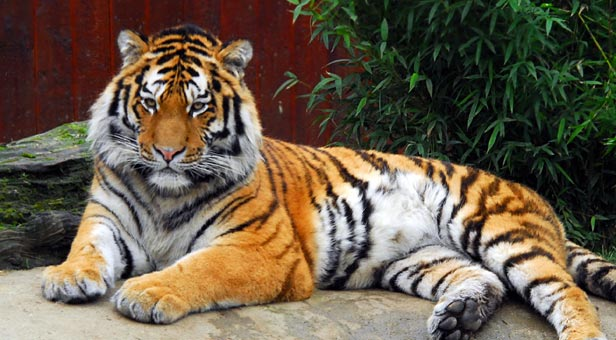
#> input picture Images-jpg/tiger1.jpg, 616 x 340 px
$ python norm_cuts_example.py
#> lines starting #> are read from the running program, lines starting #| are printed output that depends on the picture; after the words box and inside, x2 and y2 are one past the last pixel; in counts of white or black regions, pixels touching at a corner belong together; long printed decimals are rounded
### Functions.py
import math
import numpy as np
import scipy
import scipy.ndimage
import matplotlib.pyplot as plt
from matplotlib.colors import ListedColormap
from scipy.signal import convolve2d

#  SHOWGREY(IMAGE, DISPLAY, RESOLUTION, ZMIN, ZMAX)
#    displays the real matrix IMAGE as a gray-level image on the screen.
#
#  Arguments:
#    If RESOLUTION is a scalar value, RESOLUTION distinct gray-levels,
#    equidistantly spaced between 0 (black) and 1 (white), are used.
#    If RESOLUTION is a vector, its elements (which should lie in the
#    interval [ 0, 1]) are used as gray-levels (colormap).
#
#    The (matrix element) values ZMIN and ZMAX are mapped to black and
#    white respectively. For a quantized image, it is often advisable
#    to set ZMAX to the first quantization level outside actual range.
#    Values in ] ZMIN, ZMAX[ are mapped by linear interpolation, whereas
#    values outside this interval are mapped to either black or white by
#    truncation.
#
#    If ZMIN and ZMAX are omitted, they are set to the true max
#    and min values of the elements of IMAGE.
#
#    If RESOLUTION is also omitted, it is assumed to be 64.
#    If ZMIN = ZMAX, the displayed image is thresholded at ZMAX.
#
# [23 lines left out: function showgrey, not called in this run]

#	SHOWFS( FREQSPEC, DISPLAY, RES) displays a compressed version
#	of the corresponding Fourier spectrum as a gray-level image.
#	RES distinct gray-levels, equidistantly spaced between 0 (black)
#	and 1 (white), are used. If RES is omitted, it is assumed to be 64.
#
def showfs(Image, display = True, res = 64):
	showgrey(np.log(1 + np.abs(np.fft.fftshift(Image))), display, res)


#	ROTIM = ROT( IMAGE, ANGLE, BKG) rotates the image IMAGE by an angle
#	ANGLE and sets the values of the background pixels to BKG.
#	If BKG is omitted, it is set to 0.
#	If ANGLE is also omitted, it is also set to 0.
#	This is not a very interesting rotation, but it will, like all
#	other values of ANGLE, create an output image ROTIM of size DxD,
#	where D = NORM( SIZE( IMAGE)), with the original image in the center.
#
# [194 lines left out: functions rot, pow2image, randphaseimage, deltafcn, variance, discgaussfft and 7 more, not called in this run]

# ZEROCROSSCURVES(ZERO, MASK) -- Extraction of zero-crossing curves
# Computes the zero-crossing curves from the image ZERO
# If the MASK image is specified, only point on the zero-crossing
# curves for which the mask value is True are reserved
# The format of these curves is a tuple of two arrays with (Y,X) coordinates.
#
def zerocrosscurves(zeropic, mask):
	curves = np.where(contour(zeropic) & mask.astype(int))
	return curves

# THRESHOLDCURVES(CURVES, MASK) -- Thresholding of curves
# Returns a new set of curves containing only those points
# in the polygons for which the mask value is True.
# The format of these curves is a tuple of two arrays with (Y,X) coordinates.
#
# [48 lines left out: functions thresholdcurves, overlaycurves, locmax8, not called in this run]

# IMEAN = MEAN_SEGMENTS(I, SEGM) computes the mean within clusters indexed per
# pixel by SEGM and returns in image with pixel values replaced by the means
#
def mean_segments(I, segm):
	Ivec = np.reshape(I, (-1, 3))
	idx = np.reshape(segm, (-1))
	L = np.max(idx) + 1
	centers = np.zeros((L, 3))
	h, _ = np.histogram(idx, L, (-0.5, L-0.5))
	for l in range(L):
		if h[l] > 0:
			centers[l,:] = np.mean(Ivec[idx == l], axis=0)
	return centers[segm,:]

# INEW = OVERLAY_BOUNDS(I, SEGM) creates a new image INEW with boundaries
# between clusters as indicated by the segmentation SEGM
#
def overlay_bounds(I, segm):
	(h, w) = np.shape(segm)
	grow = np.zeros((h + 1, w + 1), dtype = segm.dtype)
	grow[0:h,0:w] = segm
	mask = (segm != grow[1:h+1, 0:w]) | (segm != grow[0:h, 1:w+1])  | (segm != grow[1:h+1, 1:w+1])
	mask[0:h, w-1] = mask[h-1, 0:w] = False
	Inew = np.array(I)
	Inew[mask, 0] = 255
	Inew[mask, 1] = Inew[mask, 2] = 0
	return Inew

### norm_cuts_example.py
import sys
import math
import numpy as np
from PIL import Image, ImageFilter
import matplotlib.pyplot as plt
from lab3 import kmeans_segm
from Functions import showgrey, mean_segments, overlay_bounds
from scipy.ndimage.filters import gaussian_filter
from scipy.spatial import distance_matrix
from scipy import sparse, optimize


def ncuts(A, D, n_ev):
    # Computes the n_ev smallest (non-zero) eigenvectors and eigenvalues of the
    # of the Laplacian of A, where D is diagonal matrix with the row sums of A
    L = (D - A) + 1e-3*sparse.identity(np.size(D, 0))
    success = True
    try:
        #EVal, EV = sparse.linalg.lobpcg(L, X, M=D, largest=False)
        EVal, EV = sparse.linalg.eigsh(L, k=n_ev, M=D, which='SM', tol=1e-3, maxiter=10000)
    except:
        print("Failed to find eigenvectors")
        EVal = np.array([ 0, 0 ])
        EV = np.zeros((np.size(L, axis=0), 2))
        success = False
    return EV, EVal, success


# NcutValue - 2.1 Computing the Optimal Partition Ncut. eq (5)
#
# Synopsis
#  ncut = ncuts_value(T, U2, D, W);
#
# Inputs ([]s are optional)
#  (scalar) t        splitting point (threshold)
#  (vector) U2       N x 1 vector representing the 2nd smallest
#                     eigenvector computed at step 2.
#  (matrix) W        N x N weight matrix
#  (matrix) D        N x N diagonal matrix
#
# Outputs ([]s are optional)
#  (scalar) ncut     The value calculated at the right term of eq (5).
#                    This is used to find minimum Ncut.
#
# Authors
#  Naotoshi Seo <sonots(at)sonots.com>
#
# License
#  The program is free to use for non-commercial academic purposes,
#  but for course works, you must understand what is going inside to use.
#  The program can be used, modified, or re-distributed for any purposes
#  if you or one of your group understand codes (the one must come to
#  court if court cases occur.) Please contact the authors if you are
#  interested in using the program without meeting the above conditions.
#
# Changes
#  10/01/2006  First Edition
#  15/10/2021  Python version (Marten Bjorkman)

def ncuts_value(t, U2, W, D):
    x = np.where(U2 > t, 1, -1)
    d = D.diagonal()
    k = np.sum(d[x > 0]) / sum(d)
    b = k/(1 - k)
    y = (1 + x) - b*(1 - x)
    ncut = y.dot((D - W) @ y) / y.dot(D @ y)
    return ncut


# NcutPartition - Partitioning
#
# Synopsis
#  [sub ids ncuts] = ncuts_partition(I, W, sNcut, sArea, [id])
#
# Description
#  Partitioning. This function is called recursively.
#
# Inputs ([]s are optional)
#  (vector) I        N x 1 vector representing a segment to be partitioned.
#                    Each element has a node index of V (global segment).
#  (matrux) W        N x N matrix representing the computed similarity
#                    (weight) matrix.
#                    W(i,j) is similarity between node i and j.
#  (scalar) sNcut    The smallest Ncut value (threshold) to keep partitioning.
#  (scalar) sArea    The smallest size of area (threshold) to be accepted
#                    as a segment.
#  (string) [id]     A label of the segment (for debugg)
#
# Outputs ([]s are optional)
#  (cell)   Seg      A cell array of segments partitioned.
#                    Each cell is the each segment.
#  (cell)   Id       A cell array of strings representing labels of each segment.
#                    IDs are generated as children based on a parent id.
#  (cell)   Ncut     A cell array of scalars representing Ncut values
#                    of each segment.
#
# Requirements
#  NcutValue
#
# Authors
#  Naotoshi Seo <sonots(at)sonots.com>
#
# License
#  The program is free to use for non-commercial academic purposes,
#  but for course works, you must understand what is going inside to use.
#  The program can be used, modified, or re-distributed for any purposes
#  if you or one of your group understand codes (the one must come to
#  court if court cases occur.) Please contact the authors if you are
#  interested in using the program without meeting the above conditions.
#
# Changes
#  10/01/2006  First Edition
#  15/10/2021  Python version (Marten Bjorkman)

def ncuts_partition(I, W, sNcut, sArea, id, maxDepth, depth):
    N = np.shape(W)[0]
    d = np.sum(W, axis=1)
    D = sparse.spdiags(d.reshape(-1), [0], N, N, format='csr') # D = diagonal matrix

    # Step 2 and 3. Solve generalized eigensystem (D -W)*S = S*D*U (12).
    # (13) is not necessary thanks to smart matlab. Get the 2 smallests ('sm')
    [EV, EVal, success] = ncuts(W, D, 2)

    # 2nd smallest (1st smallest has all same value elements, and useless)
    U2 = EV[:, 1]

    # Step 3. Refer 3.1 Example 3.
    # Bipartition the graph at point that Ncut is minimized.
    t = np.mean(U2)
    if success == True:
        t = optimize.minimize(ncuts_value, t, args=(U2, W, D), method='Nelder-Mead', options={'maxiter': 20}).x
    A = np.where(U2 > t)[0]
    B = np.where(U2 <= t)[0]

    # Step 4. Decide if the current partition should be divided
    #   if either of partition is too small, stop recursion.
    #   if Ncut is larger than threshold, stop recursion.
    if success == True:
        ncut = ncuts_value(t, U2, W, D)
    else:
        ncut = sNcut
    print(f'Cutting ncut=%.3f sizes=(%d,%d) %s' % (ncut, np.size(A), np.size(B), id))
    if np.size(A)<sArea or np.size(B)<sArea or ncut>=sNcut or depth>maxDepth:
        Seg = [ I ]
        Id = [ id ]     # for debugging
        Ncut = [ ncut ] # for debugging
        return Seg, Id, Ncut

    # recursively create segments of A
    SegA, IdA, NcutA = ncuts_partition(I[A], W[:,A][A,:], sNcut, sArea, id+'-A', maxDepth, depth+1)

    # recursively create segments of B
    SegB, IdB, NcutB = ncuts_partition(I[B], W[:,B][B,:], sNcut, sArea, id+'-B', maxDepth, depth+1)

    # concatenate cell arrays
    Seg  =  SegA + SegB
    Id   =  IdA + IdB
    Ncut =  NcutA + NcutB
    return Seg, Id, Ncut


def ncuts_affinity(im, XY_RADIUS, RGB_SIGMA):
    (h, w, _) = np.shape(im)

    # Find all pairs of pixels within a distance of XY_RADIUS
    rad = int(math.ceil(XY_RADIUS))
    [di,dj] = np.meshgrid(range(-rad, rad + 1), range(-rad, rad + 1))
    dv = (dj**2 + di**2) <= XY_RADIUS**2
    di = di[dv]
    dj = dj[dv]
    [i,j] = np.meshgrid(range(w), range(h))
    i = np.repeat(i[:, :, np.newaxis], len(di), axis=2)
    j = np.repeat(j[:, :, np.newaxis], len(di), axis=2)
    i_ = i - di
    j_ = j - dj
    v = np.where((i_ >= 0) & (i_ < w) & (j_ >= 0) & (j_ < h))
    pair_i =  j[v]*w +  i[v]
    pair_j = j_[v]*w + i_[v]

    # Weight each pair by the difference in RGB values, divided by RGB_SIGMA
    RGB = np.reshape(im/RGB_SIGMA, (-1, 3))
    R = RGB[pair_i,:]
    W = np.exp(-np.sum((RGB[pair_i,:] - RGB[pair_j,:])**2, axis=1)).astype(np.float64)
    # Construct an affinity matrix
    A = sparse.csr_matrix((W, (pair_i, pair_j)), shape=(w*h, w*h))

    return A


def norm_cuts_segm(I, colour_bandwidth, radius, ncuts_thresh, min_area, max_depth):

    (nRow, nCol, c) = np.shape(I)
    N = nRow * nCol
    V = np.reshape(I, (N, c))

    print('Compute affinity matrix...')
    W = ncuts_affinity(I, radius, colour_bandwidth)

    print('Solve eigenvalue problems to find partitions...')
    Seg = np.arange(N, dtype=np.int32)
    [Seg, Id, Ncut] = ncuts_partition(Seg, W, ncuts_thresh, min_area, 'ROOT', max_depth, 1)

    segm = np.zeros((N, 1), dtype=np.int32)
    for i in range(len(Seg)):
        segm[Seg[i]] = i
        print('Ncut = %f  %s' % (Ncut[i], Id[i]))

    segm = np.reshape(segm, (nRow, nCol)).astype(np.int32)
    return segm


############################################

def norm_cuts_example(img, colour_bandwidth=20.0, radius=1, ncuts_thresh=0.10,
                      min_area=200, max_depth=12,
                      scale_factor=0.25, image_sigma=0.5):


    img = img.resize((int(img.size[0]*scale_factor), int(img.size[1]*scale_factor)))
    I = np.asarray(img.filter(ImageFilter.GaussianBlur(image_sigma))).astype(np.float32)

    segm = norm_cuts_segm(I, colour_bandwidth, radius, ncuts_thresh, min_area, max_depth)

    fig, (ax1, ax2) = plt.subplots(1, 2)

    Inew = mean_segments(img, segm)
    img_1 = Image.fromarray(Inew.astype(np.ubyte))
    ax1.imshow(img_1)
    ax1.axis('off')

    Inew = overlay_bounds(img, segm)
    img_2 = Image.fromarray(Inew.astype(np.ubyte))
    ax2.imshow(img_2)
    ax2.axis('off')
    title = r"Normalized cut, w/ $\sigma_c$={}, radius={},"\
            "ncuts_thresh={}, min_area={}, max_depth={}, "\
            "sf={}, $\sigma_I$={}".format(colour_bandwidth,
                                          radius,
                                          ncuts_thresh,
                                          min_area,
                                          max_depth,
                                          scale_factor,
                                          image_sigma)

    plt.suptitle(title)


    plt.tight_layout()
    plt.show()


if __name__ == '__main__':
    img = Image.open('Images-jpg/tiger1.jpg')
#> img is the input picture: PIL image 616x340 RGB; mean R, G, B 106, 92.5, 74.4
    norm_cuts_example(img)
#> in norm_cuts_example, `I = np.asarray(img.filter(ImageFilter.GaussianBlur(image_sigma))).asty..`:
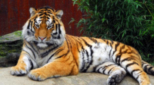
#> I: shape (85, 154, 3) float32; mean R, G, B 106, 92.5, 74.3
#> in norm_cuts_segm, `[Seg, Id, Ncut] = ncuts_partition(Seg, W, ncuts_thresh, min_area, 'ROO..`: Seg = 19 items; Id = 19 items, first 6: 'ROOT-A-A-A-A-A', 'ROOT-A-A-A-A-B', 'ROOT-A-A-A-B', 'ROOT-A-A-B', 'ROOT-A-B-A-A', 'ROOT-A-B-A-B'; Ncut = [0.0282, 0.04, 0.011, 0.0347, 0.0488, 0.0235, 0.00109, 4.65e-05, 0.00222, 8.77e-07, -1.29e-17, 0.00276, 0.0536, 0.0306, 0.019, 0.0259, 0.0176, 0.00362, 2.68e-08]
#> the loop in norm_cuts_segm, `for i in range(len(Seg)):` made 19 passes
#| Ncut = 0.02824  ROOT-A-A-A-A-A
#| Ncut = 0.03998  ROOT-A-A-A-A-B
#| Ncut = 0.01104  ROOT-A-A-A-B
#| Ncut = 0.03469  ROOT-A-A-B
#| Ncut = 0.04879  ROOT-A-B-A-A
#| Ncut = 0.02352  ROOT-A-B-A-B
#| Ncut = 0.001087  ROOT-A-B-B
#| Ncut = 4.6e-05  ROOT-B-A-A-A
#> (further printed lines are left out)
#> after the loop in norm_cuts_segm, `for i in range(len(Seg)):`: segm = 13090 values, max 18 at index 6176, min 0 at index 124, mean 8.69
#> in norm_cuts_segm, `segm = np.reshape(segm, (nRow, nCol)).astype(np.int32)`:
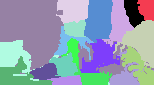
#> segm: shape (85, 154) int32; 19 distinct labels, from 0 to 18; one colour per label, 0 black
#> in mean_segments, `idx = np.reshape(segm, (-1))`: idx has the same summary as segm in norm_cuts_segm
#> in mean_segments, `L = np.max(idx) + 1`: L = 19
#> in mean_segments, `h, _ = np.histogram(idx, L, (-0.5, L-0.5))`: h = 19 values, max 3796 at index 9, min 222 at index 17, mean 688.9
#> after the loop in mean_segments, `for l in range(L):`: centers = 19 rows, first 8: [26.97, 54.79, 30.67], [24.05, 40.3, 21.29], [25.48, 34.45, 23.89], [27.42, 35.57, 22.96], [68.22, 38.35, 27.17], [71.94, 43.64, 33.6], [31.36, 40.03, 27.23], [164.6, 160.5, 157]
#> in mean_segments, `return centers[segm,:]`:
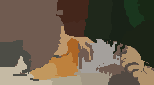
#> returned value: shape (85, 154, 3) float64; mean of channels 0, 1, 2 106, 92.5, 74.4; drawn as R, G, B
#> in overlay_bounds, `grow[0:h,0:w] = segm`:
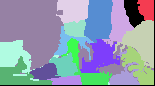
#> grow: shape (86, 155) int32; 19 distinct labels, from 0 to 18; one colour per label, 0 black
#> in overlay_bounds, `mask = (segm != grow[1:h+1, 0:w]) | (segm != grow[0:h, 1:w+1])  | (seg..`:
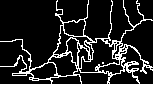
#> mask: shape (85, 154) bool; 14.5% white in thin lines or dots
#> in overlay_bounds, `mask[0:h, w-1] = mask[h-1, 0:w] = False`:
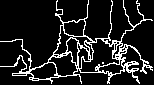
#> mask: shape (85, 154) bool; 12.6% white in thin lines or dots
#> in overlay_bounds, `Inew[mask, 1] = Inew[mask, 2] = 0`:
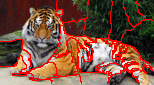
#> Inew: shape (85, 154, 3); mean R, G, B 122.7, 78.9, 63.4

$ run again, with Images-jpg/tiger2.jpg copied over Images-jpg/tiger1.jpg
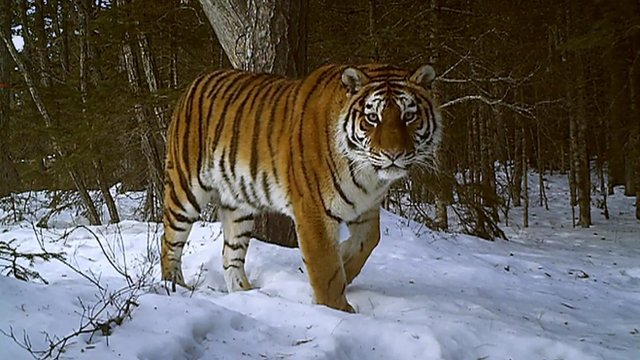
#> input picture Images-jpg/tiger2.jpg, 640 x 360 px
#> img is the input picture: PIL image 640x360 RGB; mean R, G, B 97.4, 93.3, 88.1
#> img: PIL image 160x90 RGB
#> in norm_cuts_segm, `[Seg, Id, Ncut] = ncuts_partition(Seg, W, ncuts_thresh, min_area, 'ROO..`: Seg = 17 items; Id = 17 items, first 6: 'ROOT-A-A', 'ROOT-A-B-A-A-A', 'ROOT-A-B-A-A-B', 'ROOT-A-B-A-B-A', 'ROOT-A-B-A-B-B', 'ROOT-A-B-B'; Ncut = [0.0238, 0.0284, 0.00294, 0.00698, 0.0329, 0.00366, 8.85e-16, 0.00842, 0.0394, 0.000491, 0.0323, 0.0217, 0.0423, 0.0134, 0.0133, -6.78e-25, 0]
#> the loop in norm_cuts_segm, `for i in range(len(Seg)):` made 17 passes
#| Ncut = 0.02383  ROOT-A-A
#| Ncut = 0.02837  ROOT-A-B-A-A-A
#| Ncut = 0.00294  ROOT-A-B-A-A-B
#| Ncut = 0.006978  ROOT-A-B-A-B-A
#| Ncut = 0.03293  ROOT-A-B-A-B-B
#> (further printed lines are left out)
#> after the loop in norm_cuts_segm, `for i in range(len(Seg)):`: segm = 14400 values, max 16 at index 7673, min 0 at index 0, mean 7.01
#> idx has the same summary as segm in norm_cuts_segm
#> L = 17
#> in mean_segments, `h, _ = np.histogram(idx, L, (-0.5, L-0.5))`: h = 17 values, max 3826 at index 6, min 211 at index 11, mean 847.1
#> after the loop in mean_segments, `for l in range(L):`: centers = 17 rows, first 8: [71.62, 63.92, 43.63], [50.65, 39.2, 21.32], [95.33, 78.93, 54.47], [106.2, 75.05, 31.67], [107.9, 74.61, 31.62], [118.6, 113.1, 101.9], [51.6, 40.83, 24.98], [121.3, 117.7, 109.4]
#> grow: shape (91, 161) int32; 17 distinct labels, from 0 to 16
#> in overlay_bounds, `mask[0:h, w-1] = mask[h-1, 0:w] = False`:
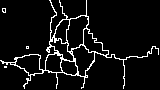
#> mask: shape (90, 160) bool; 7% white in thin lines or dots
#> in overlay_bounds, `Inew[mask, 1] = Inew[mask, 2] = 0`:
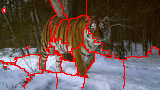
#> Inew: shape (90, 160, 3); mean R, G, B 107.4, 85.8, 81.1
